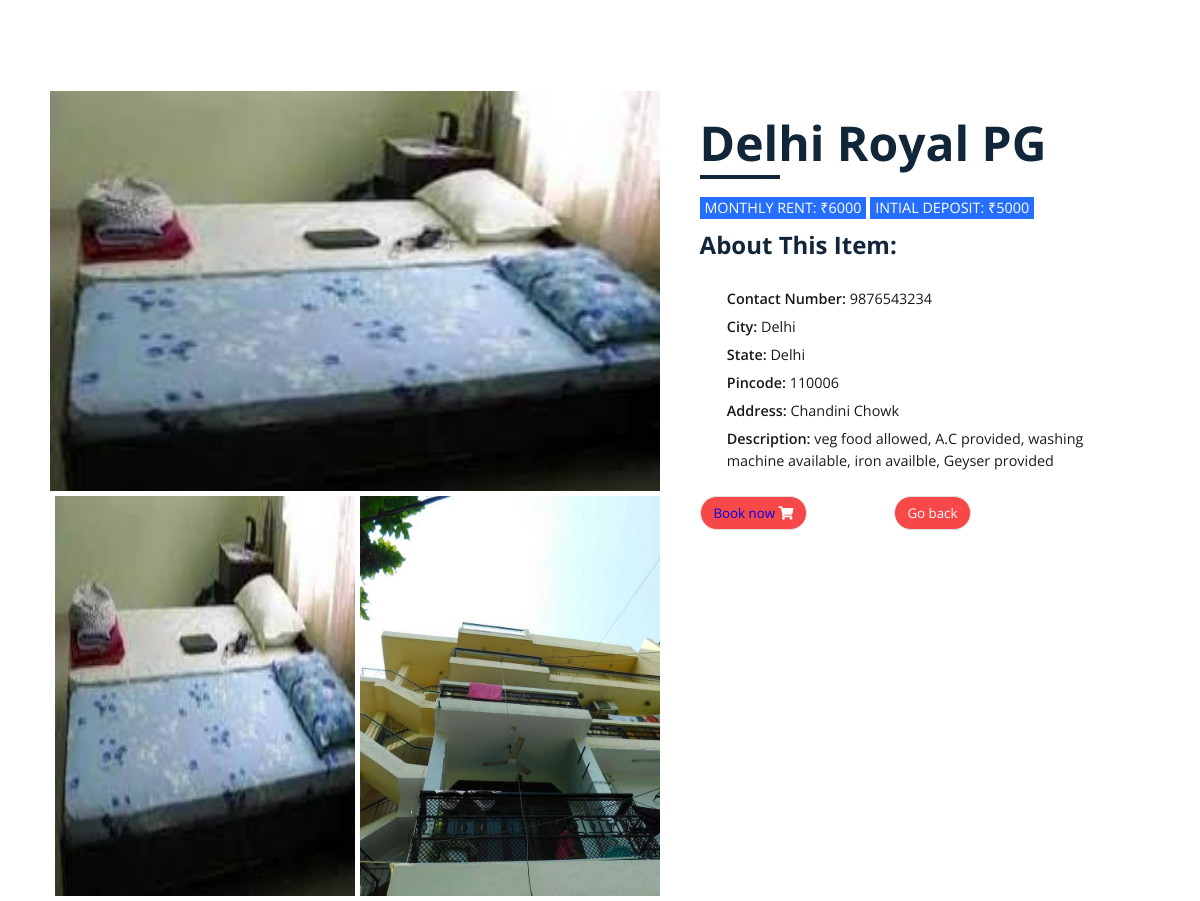
Screenshot of /2/hostel_detail/ with the database file from the repository.
### display/models.py (models this page shows, shortened)
class hostel(models.Model):
    hostel_name=models.CharField(max_length=120, default="")
    hostel_state=models.CharField(max_length=30, default="")
    hostel_city=models.CharField(max_length=30, default="")
    hostel_area=models.CharField(max_length=120, default="")
    hostel_pincode=models.IntegerField(default="")
    hostel_address=models.CharField(max_length=120,default="")
    hostel_rent=models.IntegerField(default="")
    hostel_deposit=models.IntegerField(default="")
    hostel_contactnumber=models.IntegerField(default="")
    hostel_mess=models.IntegerField(default="0")
    hostel_mealtype=models.CharField(max_length=120, default="veg")
    hostel_ac=models.IntegerField(default="0")
    hostel_vistorentry=models.IntegerField(default="0")
    hostel_watercooler=models.IntegerField(default="0")
    hostel_roomcleaning=models.IntegerField(default="0")
    hostel_description=models.TextField(max_length=500, default="")
    hostel_images1=models.ImageField(upload_to='display/img/hostel_images',default="" )
    hostel_image2=models.ImageField(upload_to='display/img/hostel_images', default="" )

### display/views.py (the view)
# urls.py: path("<int:hostel_id>/hostel_detail/",views.hostel_description_page,name="hosteldesc"),
def hostel_description_page(request, hostel_id):
    hostel_detail = hostel.objects.get(pk=hostel_id)
    global my_id
    my_id=hostel_id
    global amount_sum
    if hostel_detail:
        demo = {
                    'hostel' : hostel_detail,
                }
        return render(request,"display/description_page.html",demo)
    else:
	    response = "Hostel with id=" + str(id) + " not found."
	    return HttpResponse(response)

### display/templates/display/description_page.html (shortened to what this page needs)
{% load static %}
<!DOCTYPE html>
<html>
  <head>
    <link rel="stylesheet" href={% static "display/css/description_style.css" %}>
    <link rel="stylesheet" href="https://cdnjs.cloudflare.com/ajax/libs/font-awesome/5.15.1/css/all.min.css" />
  </head>
  <body>
    <br>
    <br><br><br>
    <div class = "card-wrapper">
      <div class = "card">
        <div class = "product-imgs">
          <div class = "img-display">
            <div class = "img-showcase">
              <img src ='/media/{{hostel.hostel_images1}}'  alt = "" style="height:400px;width:200px;">
            </div>
          </div>
          <div class = "img-select">
            <div class = "img-item">
              <a href = "#" data-id = "1">
                <img src = '/media/{{hostel.hostel_images1}}' alt = ""  style="height:400px;width:300px">
              </a>
            </div>
            <div class = "img-item">
              <a href = "#" data-id = "2">
                <img src = '/media/{{hostel.hostel_image2}}' alt = "" style="height:400px;width:300px">
              </a>
            </div>
          </div>
        </div>
        <div class = "product-content">
          <h2 class = "product-title">{{ hostel.hostel_name }}</h2>
          <div class = "product-link">Monthly Rent: ₹<span>{{ hostel.hostel_rent }}</div>
          <div class = "product-link">Intial Deposit: ₹<span>{{ hostel.hostel_deposit }}</div>
          <div class = "product-detail">
            <h2>About this item: </h2>
            <ul>
              <li>Contact Number: <span>{{ hostel.hostel_contactnumber }}</span></li>
              <li>City: <span>{{ hostel.hostel_city }}</span></li>
              <li>State: <span>{{ hostel.hostel_state }}</span></li>
              <li>Pincode: <span>{{ hostel.hostel_pincode }}</span></li>
              <li>Address: <span>{{ hostel.hostel_address }}</span></li>
              <li>Description: <span>{{ hostel.hostel_description }}</span></li>
            </ul>
          </div>
          <div class = "purchase-info">
            <button type = "button" class = "btn">
             <a href="{% url 'checkout' %}" style="text-decoration: none;"> Book now </a><i class = "fas fa-shopping-cart"></i>
            </button>
            <a href="{% url 'rental' %}" style="{text-decoration: none;}"><button type = "button" class = "btn">
              Go back
            </button></a>
          </div>
        </div>
      </div>
    </div>
  </body>
</html>

### display/static/display/css/description_style.css (style rules this page uses)
* { box-sizing: border-box; padding: 0; margin: 0; font-family: 'Open Sans', sans-serif; }
body { line-height: 1.5; }
.card-wrapper { max-width: 1100px; margin: 0 auto; }
img { width: 100%; display: block; }
.img-display { overflow: hidden; }
.img-showcase { display: flex; width: 100%; transition: all 0.5s ease; }
.img-showcase img { min-width: 100%; }
.img-select { display: flex; }
.img-item { margin: 0.3rem; }
.img-item:nth-child(1), .img-item:nth-child(2), .img-item:nth-child(3) { margin-right: 0; }
.product-content { padding: 2rem 1rem; }
.product-title { font-size: 3rem; text-transform: capitalize; font-weight: 700; position: relative; color: #12263a; margin: 1rem 0; }
.product-title::after { content: ""; position: absolute; left: 0; bottom: 0; height: 4px; width: 80px; background: #12263a; }
.product-link { text-decoration: none; text-transform: uppercase; font-weight: 400; font-size: 0.9rem; display: inline-block; margin-bottom: 0.5rem; background: #256eff; color: #fff; padding: 0 0.3rem; transition: all 0.5s ease; }
.product-detail h2 { text-transform: capitalize; color: #12263a; padding-bottom: 0.6rem; }
.product-detail ul { margin: 1rem 0; font-size: 0.9rem; }
.product-detail ul li { margin: 0; list-style: none; background: url(shoes_images/checked.png) left center no-repeat; background-size: 18px; padding-left: 1.7rem; margin: 0.4rem 0; font-weight: 600; opacity: 0.9; }
.product-detail ul li span { font-weight: 400; }
.purchase-info { margin: 1.5rem 0; }
.purchase-info input, .purchase-info .btn { border: 1.5px solid #ddd; border-radius: 25px; text-align: center; padding: 0.45rem 0.8rem; outline: 0; margin-right: 0.2rem; margin-bottom: 1rem; }
.purchase-info .btn { cursor: pointer; color: #fff; }
.purchase-info .btn:first-of-type { background: #256eff; }
.purchase-info .btn:last-of-type { background: #f64749; }
@media screen and (min-width: 992px) { .card { display: grid; grid-template-columns: repeat(2, 1fr); grid-gap: 1.5rem; } }
@media screen and (min-width: 992px) { .card-wrapper { height: 100vh; display: flex; justify-content: center; align-items: center; } }
@media screen and (min-width: 992px) { .product-imgs { display: flex; flex-direction: column; justify-content: center; } }
@media screen and (min-width: 992px) { .product-content { padding-top: 0; } }

### rows the page displays
hostel: hostel_images1 (picture), hostel_image2 (picture), hostel_name "Delhi Royal PG", hostel_rent "6000", hostel_deposit "5000", hostel_contactnumber "9876543234", hostel_city "Delhi", hostel_state "Delhi", hostel_pincode "110006", hostel_address "Chandini Chowk", hostel_description "veg food allowed, A.C provided, washing machine available, iron availble, Geyser provided"
